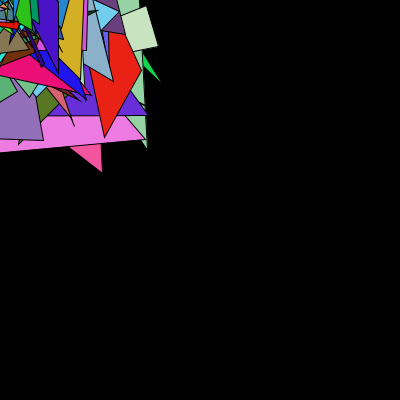
Frame 1 (no input)
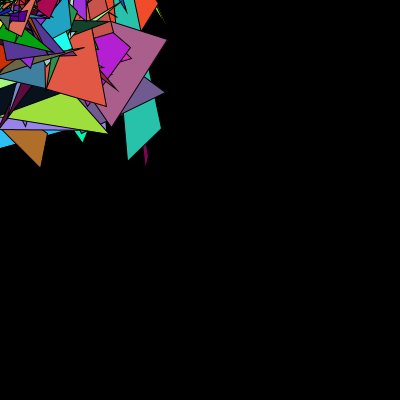
Frame 60 (the mouse pressed at the canvas centre just before this capture)
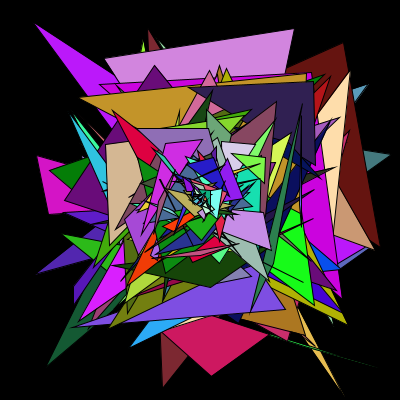
Frame 120 (the mouse held since frame 60 and released just before this capture)

The Processing sketch that drew these frames (run headless with seeded random() and noise(); from frame 60 on, the mouse is pressed at the canvas centre):

// Processing sketch: processing_71105
// ── processing_71105.pde

float x, y, x1, y1, x2, y2;
int triangleAmount;
boolean stop;

void setup() {
  size(400, 400);
  smooth();
  background(0);
  stop = false;
  triangleAmount=150;
}

void draw() {
  background(0);
  drawTriangles();
}

void drawTriangles() {
  for (int i=1; i<triangleAmount; i+=1) {
    fill(random(255), random(255), random(255));
    float r = map(i, 1, triangleAmount, 0, width/2);
    x = random(mouseX-width/2+r, mouseX+width/2-r);
    x1 = random(mouseX-width/2+r, mouseX+width/2-r);
    x2 = random(mouseX-width/2+r, mouseX+width/2-r);
    y = random(mouseY-height/2+r, mouseY+height/2-r);
    y1 = random(mouseY-height/2+r, mouseY+height/2-r);
    y2 = random(mouseY-height/2+r, mouseY+height/2-r);
    triangle(x, y, x1, y1, x2, y2);
  }
}

void keyPressed() {
  stop = !stop;
  if (stop == false) {
    noLoop();
  }
  if (stop == true) {
    loop();
  }
}
